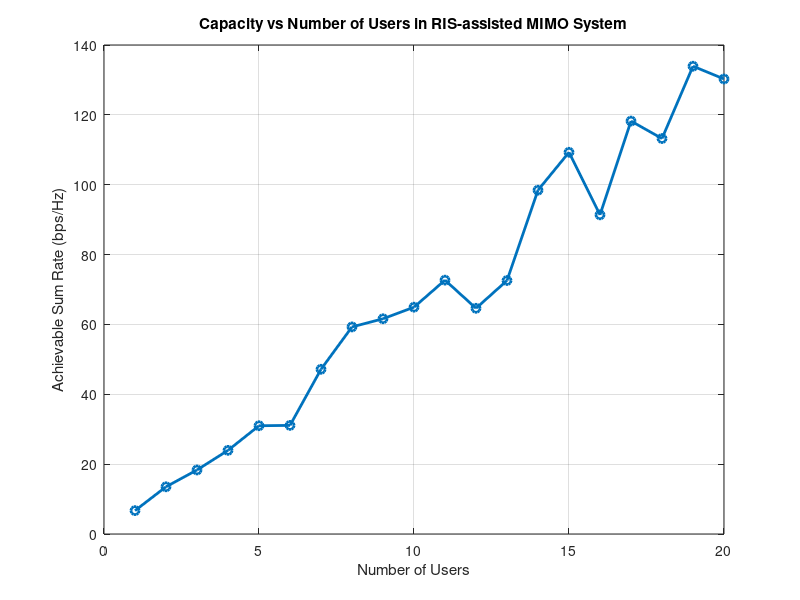

Write MATLAB code to recreate this figure.
%% Real-Time Optimization with GA, PSO, and Hybrid GA-PSO
clear; clc; close all;

% Constants
rng(222); % Ensure reproducibility
c = 299792458; % Speed of light in m/s
frequency = 28e9; % Frequency in mmWave band (28 GHz)
wavelength = c / frequency; % Wavelength calculation

% Parameters
N_BS = 8; % Number of base station antennas
N_RIS = 64; % Number of RIS elements
BS_location = [0, 0, 10]; % Fixed Base Station location
RIS_location = [5, 0, 5]; % Fixed RIS location
maxBounds = [10, 10, 10]; % Space boundaries (x, y, z)
sigma2 = 1e-9; % Noise power (W)
P_BS_max = 10; % Power budget at BS (Watts)
quantization_levels = 4; % Number of RIS phase quantization levels

% RIS Element Layout (Uniform Planar Array)
RIS_spacing = wavelength / 2; % Element spacing (half wavelength)
N_RIS_sqrt = sqrt(N_RIS); % Assume square UPA
[ris_x, ris_y] = meshgrid(0:N_RIS_sqrt-1, 0:N_RIS_sqrt-1);
ris_x = RIS_spacing * (ris_x(:) - mean(ris_x(:))); % X-coordinates
ris_y = RIS_spacing * (ris_y(:) - mean(ris_y(:))); % Y-coordinates
RIS_positions = RIS_location + [ris_x, ris_y, zeros(N_RIS, 1)]; % 3D positions of RIS elements

%% Functions
% Path Loss
function PL = path_loss(d, wavelength)
    PL = (wavelength / (4 * pi * d))^2; % Linear scale
end

% Generate Channels with Rician Fading
function [H_BS_RIS, H_RIS_Users, H_BS_Users] = generate_channels(userLocations, RIS_positions, BS_location, N_BS, N_RIS, numUsers, wavelength, K_factor)
    LOS_component = 1; % Line-of-sight
    NLOS_component = sqrt(1 / (1 + K_factor));

    H_BS_RIS = zeros(N_RIS, N_BS);
    H_RIS_Users = zeros(numUsers, N_RIS);
    H_BS_Users = zeros(numUsers, N_BS);

    % BS ↔ RIS channel
    for i = 1:N_RIS
        d_BS_RIS = norm(RIS_positions(i, :) - BS_location);
        PL_BS_RIS = path_loss(d_BS_RIS, wavelength);
        H_BS_RIS(i, :) = sqrt(PL_BS_RIS) * (LOS_component + NLOS_component * (randn(1, N_BS) + 1j * randn(1, N_BS))) / sqrt(2);
    end

    % RIS ↔ Users channel
    for k = 1:numUsers
        for i = 1:N_RIS
            d_RIS_User = norm(userLocations(k, :) - RIS_positions(i, :));
            PL_RIS_User = path_loss(d_RIS_User, wavelength);
            H_RIS_Users(k, i) = sqrt(PL_RIS_User) * (LOS_component + NLOS_component * (randn + 1j * randn)) / sqrt(2);
        end
    end

    % BS ↔ Users channel
    for k = 1:numUsers
        d_BS_User = norm(userLocations(k, :) - BS_location);
        PL_BS_User = path_loss(d_BS_User, wavelength);
        H_BS_Users(k, :) = sqrt(PL_BS_User) * (LOS_component + NLOS_component * (randn(1, N_BS) + 1j * randn(1, N_BS))) / sqrt(2);
    end
end

% Achievable Sum Rate
function R = compute_sum_rate(w, theta, H_BS_RIS, H_RIS_Users, H_BS_Users, sigma2)
    numUsers = size(H_RIS_Users, 1);
    R = 0;
    for k = 1:numUsers
        h_eff = H_BS_Users(k, :) * w + H_RIS_Users(k, :) * diag(exp(1j * theta)) * H_BS_RIS * w;
        signal_power = abs(h_eff)^2;
        SINR = signal_power / sigma2;
        R = R + log2(1 + SINR);
    end
end

% Power Consumption
function power = compute_power(w, theta)
    power = norm(w)^2 + sum(abs(exp(1j * theta))); % Beamforming and RIS operation power
end

% Quantize RIS Phases
function quantized_theta = quantize_phases(theta, quantization_levels)
    step_size = 2 * pi / quantization_levels;
    quantized_theta = step_size * round(theta / step_size);
end

% Genetic Algorithm (GA) Optimization
function [optimized_w, optimized_theta, fitness_log] = optimize_ga(H_BS_RIS, H_RIS_Users, H_BS_Users, N_BS, N_RIS, P_BS_max, sigma2, maxGenerations, popSize, quantization_levels)
    population_w = randn(N_BS, popSize) + 1j * randn(N_BS, popSize); % Random beamforming
    population_theta = 2 * pi * rand(N_RIS, popSize); % Random RIS phase shifts
    fitness_log = zeros(1, maxGenerations);

    for gen = 1:maxGenerations
        fitness = zeros(1, popSize);
        for i = 1:popSize
            w = sqrt(P_BS_max) * population_w(:, i) / norm(population_w(:, i)); % Normalize power
            theta = quantize_phases(population_theta(:, i), quantization_levels);
            fitness(i) = compute_sum_rate(w, theta, H_BS_RIS, H_RIS_Users, H_BS_Users, sigma2);
        end
        fitness_log(gen) = max(fitness);
        [~, idx] = sort(fitness, 'descend');
        top_w = population_w(:, idx(1:popSize / 2));
        top_theta = population_theta(:, idx(1:popSize / 2));
        new_population_w = top_w;
        new_population_theta = top_theta;
        for i = 1:(popSize / 2)
            p1 = randi(size(top_w, 2));
            p2 = randi(size(top_w, 2));
            child_w = (top_w(:, p1) + top_w(:, p2)) / 2;
            child_theta = mean([top_theta(:, p1), top_theta(:, p2)], 2);
            new_population_w(:, end + 1) = child_w;
            new_population_theta(:, end + 1) = child_theta;
        end
        mutation_rate = 0.1; 
        mutation_indices = rand(size(new_population_theta)) < mutation_rate;
        new_population_theta(mutation_indices) = 2 * pi * rand(sum(mutation_indices(:)), 1);
        population_w = new_population_w(:, 1:popSize); 
        population_theta = new_population_theta(:, 1:popSize);
    end
    [~, best_idx] = max(fitness);
    optimized_w = population_w(:, best_idx);
    optimized_theta = quantize_phases(population_theta(:, best_idx), quantization_levels);
end

% Particle Swarm Optimization (PSO)
function [optimized_w, optimized_theta, fitness_log] = optimize_pso(H_BS_RIS, H_RIS_Users, H_BS_Users, N_BS, N_RIS, P_BS_max, sigma2, numParticles, maxIterations, quantization_levels)
    particle_w = randn(N_BS, numParticles) + 1j * randn(N_BS, numParticles); 
    particle_theta = 2 * pi * rand(N_RIS, numParticles); 
    velocity_w = randn(N_BS, numParticles) * 0.1;
    velocity_theta = randn(N_RIS, numParticles) * 0.1;

    fitness = zeros(1, numParticles);
    best_local_fitness = -Inf(1, numParticles);
    best_local_w = particle_w;
    best_local_theta = particle_theta;

    [global_best_fitness, best_idx] = max(fitness);
    global_best_w = particle_w(:, best_idx);
    global_best_theta = particle_theta(:, best_idx);

    fitness_log = zeros(1, maxIterations);

    for iter = 1:maxIterations
        for i = 1:numParticles
            w = sqrt(P_BS_max) * particle_w(:, i) / norm(particle_w(:, i));
            theta = quantize_phases(particle_theta(:, i), quantization_levels);
            fitness(i) = compute_sum_rate(w, theta, H_BS_RIS, H_RIS_Users, H_BS_Users, sigma2);

            if fitness(i) > best_local_fitness(i)
                best_local_fitness(i) = fitness(i);
                best_local_w(:, i) = particle_w(:, i);
                best_local_theta(:, i) = particle_theta(:, i);
            end
        end

        [current_best_fitness, best_idx] = max(fitness);
        if current_best_fitness > global_best_fitness
            global_best_fitness = current_best_fitness;
            global_best_w = particle_w(:, best_idx);
            global_best_theta = particle_theta(:, best_idx);
        end

        for i = 1:numParticles
            velocity_w(:, i) = 0.5 * velocity_w(:, i) + rand * (best_local_w(:, i) - particle_w(:, i)) + rand * (global_best_w - particle_w(:, i));
            velocity_theta(:, i) = 0.5 * velocity_theta(:, i) + rand * (best_local_theta(:, i) - particle_theta(:, i)) + rand * (global_best_theta - particle_theta(:, i));
        end

        particle_w = particle_w + velocity_w;
        particle_theta = particle_theta + velocity_theta;

        fitness_log(iter) = global_best_fitness;
    end
    optimized_w = global_best_w;
    optimized_theta = quantize_phases(global_best_theta, quantization_levels);
end

%% Capacity vs Number of Users
userCounts = 1:20;
capacities = zeros(size(userCounts)); 

for idx = 1:length(userCounts)
    numUsers = userCounts(idx); 
    userLocations = rand(numUsers, 3) .* maxBounds; 
    [H_BS_RIS, H_RIS_Users, H_BS_Users] = generate_channels(userLocations, RIS_positions, BS_location, N_BS, N_RIS, numUsers, wavelength, 10);
    [ga_w, ga_theta, ~] = optimize_ga(H_BS_RIS, H_RIS_Users, H_BS_Users, N_BS, N_RIS, P_BS_max, sigma2, 20, 50, quantization_levels);
    capacities(idx) = compute_sum_rate(ga_w, ga_theta, H_BS_RIS, H_RIS_Users, H_BS_Users, sigma2);
end

figure;
plot(userCounts, capacities, '-o', 'LineWidth', 2);
grid on;
xlabel('Number of Users');
ylabel('Achievable Sum Rate (bps/Hz)');
title('Capacity vs Number of Users in RIS-assisted MIMO System');
